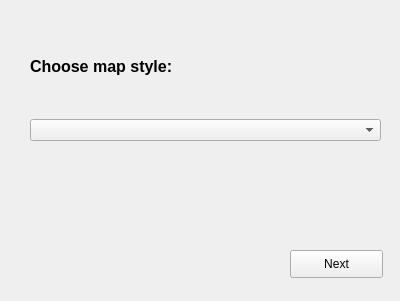
<?xml version="1.0" encoding="UTF-8"?>
<ui version="4.0">
 <class>EpicMapsWidget1</class>
 <widget class="QWidget" name="EpicMapsWidget1">
  <property name="geometry">
   <rect>
    <x>0</x>
    <y>0</y>
    <width>400</width>
    <height>301</height>
   </rect>
  </property>
  <property name="windowTitle">
   <string>Form</string>
  </property>
  <widget class="QPushButton" name="Next1">
   <property name="geometry">
    <rect>
     <x>290</x>
     <y>250</y>
     <width>93</width>
     <height>28</height>
    </rect>
   </property>
   <property name="text">
    <string>Next</string>
   </property>
  </widget>
  <widget class="QWidget" name="layoutWidget">
   <property name="geometry">
    <rect>
     <x>30</x>
     <y>20</y>
     <width>351</width>
     <height>121</height>
    </rect>
   </property>
   <layout class="QVBoxLayout" name="verticalLayout">
    <item>
     <widget class="QLabel" name="label">
      <property name="font">
       <font>
        <pointsize>12</pointsize>
        <weight>75</weight>
        <bold>true</bold>
       </font>
      </property>
      <property name="text">
       <string>Choose map style:</string>
      </property>
     </widget>
    </item>
    <item>
     <widget class="QComboBox" name="comboBox"/>
    </item>
   </layout>
  </widget>
 </widget>
 <resources/>
 <connections/>
</ui>
